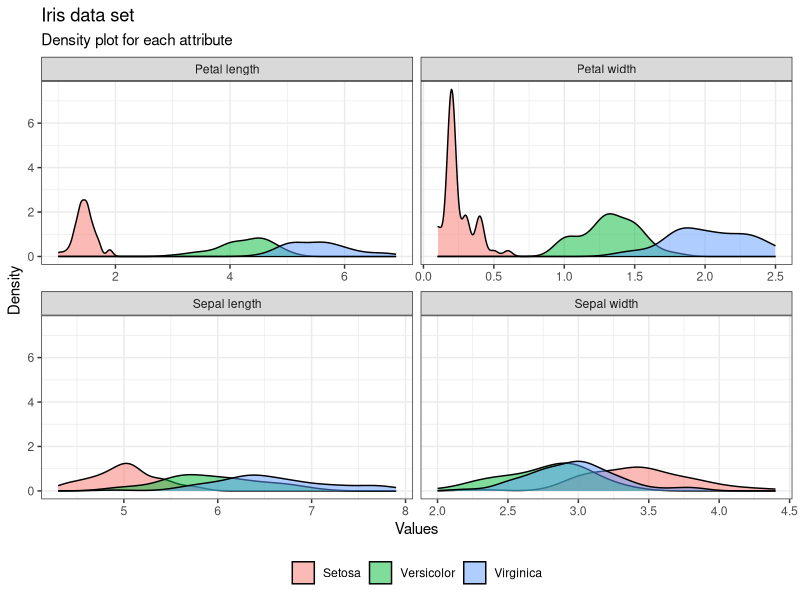
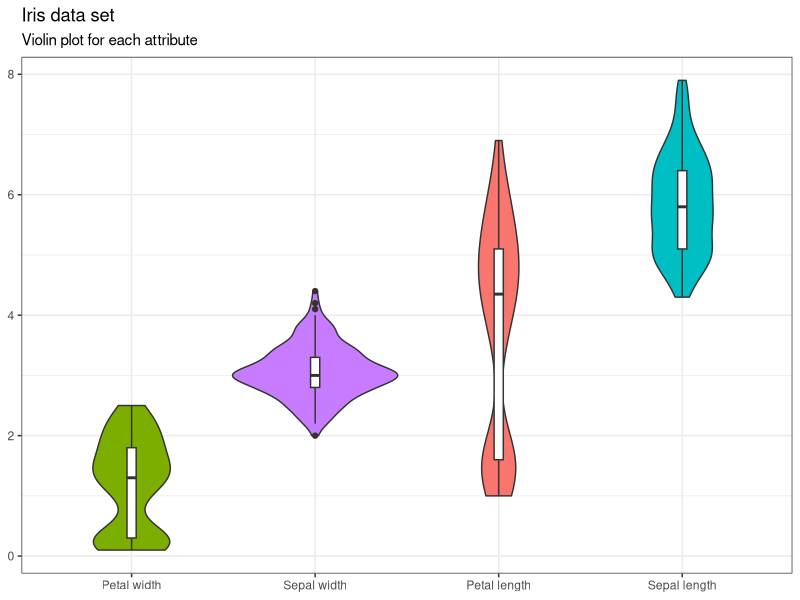
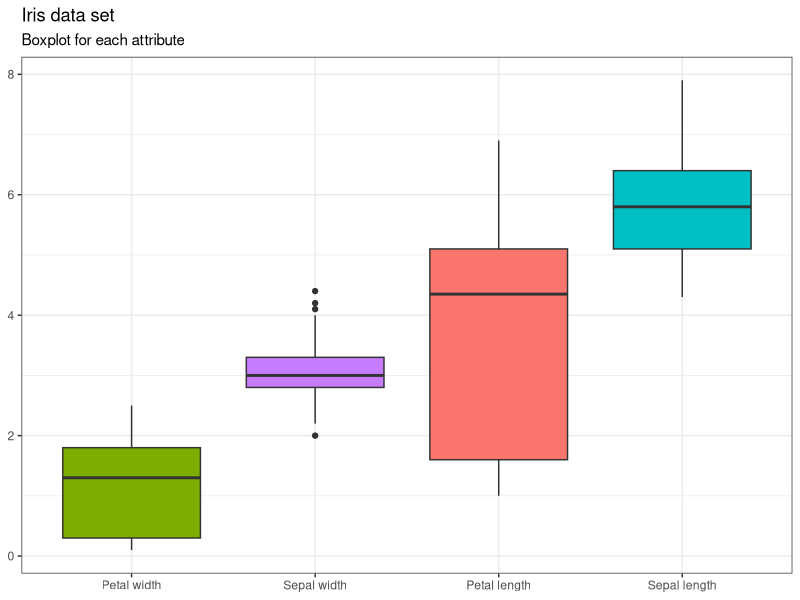
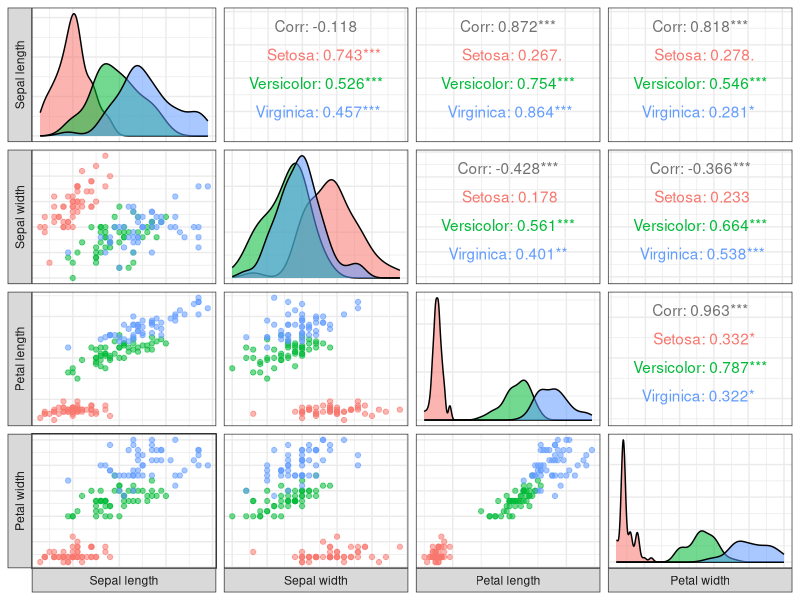
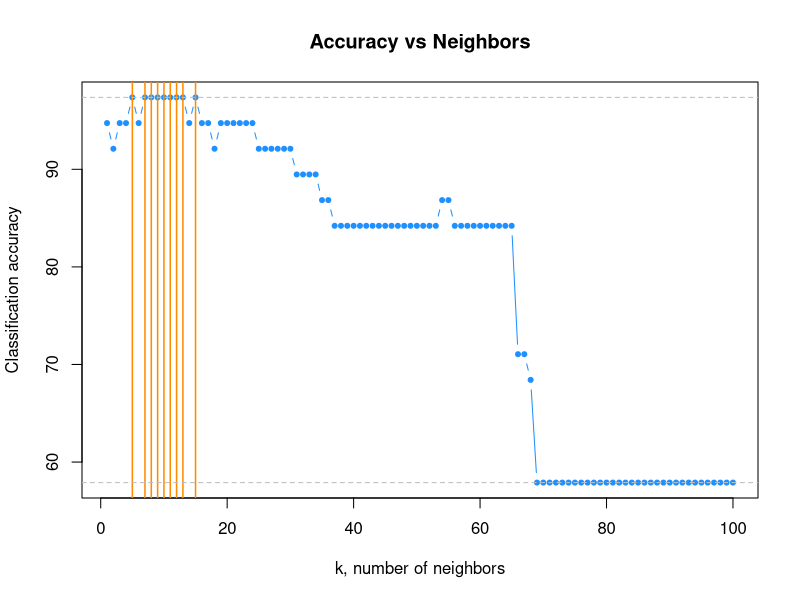

The R source for these figures, in order:
## ---- chunk 1
knitr::opts_chunk$set(echo = TRUE)
## ---- chunk 2
library(knitr)
library(class)
library(tidyverse)
library(GGally)
library(ggplot2)

head(iris)

# Some minor changes in the data set
iris2 <- iris %>%
  rename(`Sepal length`=Sepal.Length,
         `Sepal width`=Sepal.Width,
         `Petal length`=Petal.Length,
         `Petal width`=Petal.Width) %>%
  mutate(Species=fct_recode(Species, "Setosa"="setosa",
                            "Versicolor"="versicolor",
                            "Virginica"="virginica"))



# Density plot for each species
iris2 %>%
  gather(Attributes, value, 1:4) %>%
  ggplot(aes(x=value, fill=Species)) +
  geom_density(colour="black", alpha=0.5) +
  facet_wrap(~Attributes, scales="free_x") +
  labs(x="Values", y="Density",
       title="Iris data set",
       subtitle="Density plot for each attribute") +
  theme_bw() +
  theme(legend.position="bottom",
        legend.title=element_blank())

# Violin plot for each attribute
iris2 %>%
  gather(Attributes, value, 1:4) %>%
  ggplot(aes(x=reorder(Attributes, value, FUN=median), y=value, fill=Attributes)) +
  geom_violin(show.legend=FALSE) +
  geom_boxplot(width=0.05, fill="white") +
  labs(title="Iris data set",
       subtitle="Violin plot for each attribute") +
  theme_bw() +
  theme(axis.title.y=element_blank(),
        axis.title.x=element_blank())

# Boxplot for each attribute
iris2 %>%
  gather(Attributes, value, 1:4) %>%
  ggplot(aes(x=reorder(Attributes, value, FUN=median), y=value, fill=Attributes)) +
  geom_boxplot(show.legend=FALSE) +
  labs(title="Iris data set",
       subtitle="Boxplot for each attribute") +
  theme_bw() +
  theme(axis.title.y=element_blank(),
        axis.title.x=element_blank())

# Scatter plot and correlations
ggpairs(cbind(iris2, Cluster=as.factor(iris2$Species)),
        columns=1:4, aes(colour=Cluster, alpha=0.5),
        lower=list(continuous="points"),
        axisLabels="none", switch="both") +
  theme_bw() 

# Normalization of all columns except Species
dataNorm <- iris
dataNorm[, -5] <- scale(iris[, -5])

# Reproducible results
set.seed(1234)

# 70% train and 30% test
ind <- sample(2, nrow(dataNorm), replace=TRUE, prob=c(0.7, 0.3))
trainData <- dataNorm[ind==1,]
testData <- dataNorm[ind==2,]

# Execution of k-NN with k=1
KnnTestPrediction_k1 <- knn(trainData[,-5], testData[,-5],
                            trainData$Species, k=1, prob=TRUE)

# Execution of k-NN with k=2
KnnTestPrediction_k2 <- knn(trainData[,-5], testData[,-5],
                            trainData$Species, k=2, prob=TRUE)

# Execution of k-NN with k=3
KnnTestPrediction_k3 <- knn(trainData[,-5], testData[,-5],
                            trainData$Species, k=3, prob=TRUE)

# Execution of k-NN with k=4
KnnTestPrediction_k4 <- knn(trainData[,-5], testData[,-5],
                            trainData$Species, k=4, prob=TRUE)

# Confusion matrix of KnnTestPrediction_k1
table(testData$Species, KnnTestPrediction_k1)

# Classification accuracy of KnnTestPrediction_k1
sum(KnnTestPrediction_k1==testData$Species)/length(testData$Species)*100

# Confusion matrix of KnnTestPrediction_k2
table(testData$Species, KnnTestPrediction_k2)

# Classification accuracy of KnnTestPrediction_k2
sum(KnnTestPrediction_k2==testData$Species)/length(testData$Species)*100

# Confusion matrix of KnnTestPrediction_k3
table(testData$Species, KnnTestPrediction_k3)

# Classification accuracy of KnnTestPrediction_k3
sum(KnnTestPrediction_k3==testData$Species)/length(testData$Species)*100

# Confusion matrix of KnnTestPrediction_k4
table(testData$Species, KnnTestPrediction_k4)

# Classification accuracy of KnnTestPrediction_k4
sum(KnnTestPrediction_k4==testData$Species)/length(testData$Species)*100


# Empty variables
KnnTestPrediction <- list()
accuracy <- numeric()

# From k=1 to k=100...
for(k in 1:100){
  
  # KnnTestPrediction for each k
  KnnTestPrediction[[k]] <- knn(trainData[,-5], testData[,-5], trainData$Species, k, prob=TRUE)
  
  # Accuracy for each k   
  accuracy[k] <- sum(KnnTestPrediction[[k]]==testData$Species)/length(testData$Species)*100
  
}

# Accuracy vs Choice of k
plot(accuracy, type="b", col="dodgerblue", cex=1, pch=20,
     xlab="k, number of neighbors", ylab="Classification accuracy", 
     main="Accuracy vs Neighbors")

# Add lines indicating k with best accuracy
abline(v=which(accuracy==max(accuracy)), col="darkorange", lwd=1.5)

# Add line for max accuracy seen
abline(h=max(accuracy), col="grey", lty=2)

# Add line for min accuracy seen 
abline(h=min(accuracy), col="grey", lty=2)
